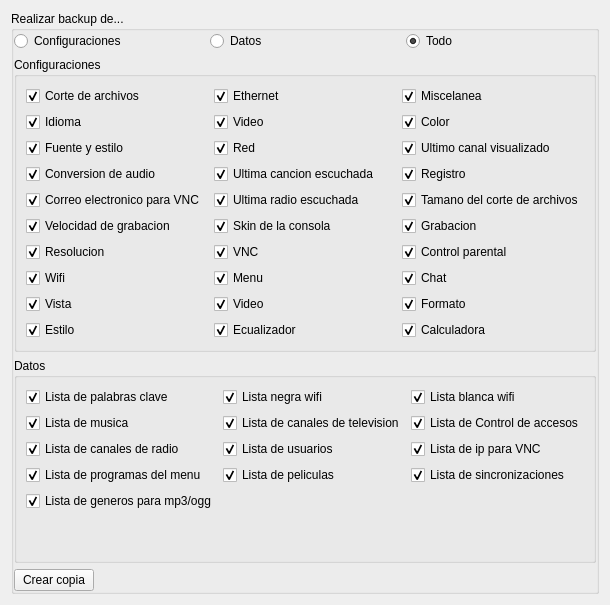
     <widget class="QWidget" name="tab">
      <attribute name="title">
       <string>Crear copia DB</string>
      </attribute>
      <layout class="QGridLayout" name="gridLayout_2">
       <item row="0" column="0">
        <widget class="QGroupBox" name="groupBox">
         <property name="title">
          <string>Realizar backup de...</string>
         </property>
         <layout class="QGridLayout" name="gridLayout_8">
          <property name="leftMargin">
           <number>0</number>
          </property>
          <property name="topMargin">
           <number>0</number>
          </property>
          <property name="rightMargin">
           <number>0</number>
          </property>
          <property name="bottomMargin">
           <number>0</number>
          </property>
          <item row="0" column="0">
           <widget class="QRadioButton" name="radioButton">
            <property name="toolTip">
             <string>Seleccion de configuraciones</string>
            </property>
            <property name="statusTip">
             <string>Seleccion de configuraciones</string>
            </property>
            <property name="whatsThis">
             <string>Seleccion de configuraciones</string>
            </property>
            <property name="text">
             <string>Configuraciones</string>
            </property>
           </widget>
          </item>
          <item row="0" column="1">
           <widget class="QRadioButton" name="radioButton_2">
            <property name="toolTip">
             <string>Seleccion de datos</string>
            </property>
            <property name="statusTip">
             <string>Seleccion de datos</string>
            </property>
            <property name="whatsThis">
             <string>Seleccion de datos</string>
            </property>
            <property name="text">
             <string>Datos</string>
            </property>
           </widget>
          </item>
          <item row="0" column="2">
           <widget class="QRadioButton" name="radioButton_3">
            <property name="toolTip">
             <string>Seleccion de todo</string>
            </property>
            <property name="statusTip">
             <string>Seleccion de todo</string>
            </property>
            <property name="whatsThis">
             <string>Seleccion de todo</string>
            </property>
            <property name="text">
             <string>Todo</string>
            </property>
            <property name="checked">
             <bool>true</bool>
            </property>
           </widget>
          </item>
          <item row="1" column="0" colspan="3">
           <widget class="QGroupBox" name="groupBox_2">
            <property name="toolTip">
             <string>Opcion de configuraciones personalizadas</string>
            </property>
            <property name="statusTip">
             <string>Opcion de configuraciones personalizadas</string>
            </property>
            <property name="whatsThis">
             <string>Opcion de configuraciones personalizadas</string>
            </property>
            <property name="title">
             <string>Configuraciones</string>
            </property>
            <layout class="QGridLayout" name="gridLayout_5">
             <item row="9" column="1">
              <widget class="QCheckBox" name="checkBox_45">
               <property name="text">
                <string>Menu</string>
               </property>
               <property name="checked">
                <bool>true</bool>
               </property>
              </widget>
             </item>
             <item row="10" column="0">
              <widget class="QCheckBox" name="checkBox_71">
               <property name="text">
                <string>Vista</string>
               </property>
               <property name="checked">
                <bool>true</bool>
               </property>
              </widget>
             </item>
             <item row="9" column="2">
              <widget class="QCheckBox" name="checkBox_19">
               <property name="text">
                <string>Chat</string>
               </property>
               <property name="checked">
                <bool>true</bool>
               </property>
              </widget>
             </item>
             <item row="1" column="1">
              <widget class="QCheckBox" name="checkBox_8">
               <property name="text">
                <string>Video</string>
               </property>
               <property name="checked">
                <bool>true</bool>
               </property>
              </widget>
             </item>
             <item row="10" column="2">
              <widget class="QCheckBox" name="checkBox_75">
               <property name="text">
                <string>Formato</string>
               </property>
               <property name="checked">
                <bool>true</bool>
               </property>
              </widget>
             </item>
             <item row="7" column="0">
              <widget class="QCheckBox" name="checkBox_40">
               <property name="text">
                <string>Velocidad de grabacion</string>
               </property>
               <property name="checked">
                <bool>true</bool>
               </property>
              </widget>
             </item>
             <item row="0" column="2">
              <widget class="QCheckBox" name="checkBox_21">
               <property name="text">
                <string>Miscelanea</string>
               </property>
               <property name="checked">
                <bool>true</bool>
               </property>
              </widget>
             </item>
             <item row="5" column="0">
              <widget class="QCheckBox" name="checkBox_38">
               <property name="text">
                <string>Correo electronico para VNC</string>
               </property>
               <property name="checked">
                <bool>true</bool>
               </property>
              </widget>
             </item>
             <item row="2" column="1">
              <widget class="QCheckBox" name="checkBox_3">
               <property name="text">
                <string>Red</string>
               </property>
               <property name="checked">
                <bool>true</bool>
               </property>
              </widget>
             </item>
             <item row="5" column="1">
              <widget class="QCheckBox" name="checkBox_25">
               <property name="text">
                <string>Ultima radio escuchada</string>
               </property>
               <property name="checked">
                <bool>true</bool>
               </property>
              </widget>
             </item>
             <item row="1" column="2">
              <widget class="QCheckBox" name="checkBox_20">
               <property name="text">
                <string>Color</string>
               </property>
               <property name="checked">
                <bool>true</bool>
               </property>
              </widget>
             </item>
             <item row="2" column="2">
              <widget class="QCheckBox" name="checkBox_28">
               <property name="text">
                <string>Ultimo canal visualizado</string>
               </property>
               <property name="checked">
                <bool>true</bool>
               </property>
              </widget>
             </item>
             <item row="8" column="1">
              <widget class="QCheckBox" name="checkBox_37">
               <property name="text">
                <string>VNC</string>
               </property>
               <property name="checked">
                <bool>true</bool>
               </property>
              </widget>
             </item>
             <item row="0" column="0">
              <widget class="QCheckBox" name="checkBox">
               <property name="text">
                <string>Corte de archivos</string>
               </property>
               <property name="checked">
                <bool>true</bool>
               </property>
              </widget>
             </item>
             <item row="8" column="2">
              <widget class="QCheckBox" name="checkBox_43">
               <property name="text">
                <string>Control parental</string>
               </property>
               <property name="checked">
                <bool>true</bool>
               </property>
              </widget>
             </item>
             <item row="4" column="0">
              <widget class="QCheckBox" name="checkBox_22">
               <property name="text">
                <string>Conversion de audio</string>
               </property>
               <property name="checked">
                <bool>true</bool>
               </property>
              </widget>
             </item>
             <item row="0" column="1">
              <widget class="QCheckBox" name="checkBox_2">
               <property name="text">
                <string>Ethernet</string>
               </property>
               <property name="checked">
                <bool>true</bool>
               </property>
              </widget>
             </item>
             <item row="5" column="2">
              <widget class="QCheckBox" name="checkBox_32">
               <property name="text">
                <string>Tamano del corte de archivos</string>
               </property>
               <property name="checked">
                <bool>true</bool>
               </property>
              </widget>
             </item>
             <item row="1" column="0">
              <widget class="QCheckBox" name="checkBox_4">
               <property name="text">
                <string>Idioma</string>
               </property>
               <property name="checked">
                <bool>true</bool>
               </property>
              </widget>
             </item>
             <item row="9" column="0">
              <widget class="QCheckBox" name="checkBox_44">
               <property name="text">
                <string>Wifi</string>
               </property>
               <property name="checked">
                <bool>true</bool>
               </property>
              </widget>
             </item>
             <item row="7" column="1">
              <widget class="QCheckBox" name="checkBox_33">
               <property name="text">
                <string>Skin de la consola</string>
               </property>
               <property name="checked">
                <bool>true</bool>
               </property>
              </widget>
             </item>
             <item row="7" column="2">
              <widget class="QCheckBox" name="checkBox_39">
               <property name="text">
                <string>Grabacion</string>
               </property>
               <property name="checked">
                <bool>true</bool>
               </property>
              </widget>
             </item>
             <item row="2" column="0">
              <widget class="QCheckBox" name="checkBox_17">
               <property name="text">
                <string>Fuente y estilo</string>
               </property>
               <property name="checked">
                <bool>true</bool>
               </property>
              </widget>
             </item>
             <item row="8" column="0">
              <widget class="QCheckBox" name="checkBox_41">
               <property name="text">
                <string>Resolucion</string>
               </property>
               <property name="checked">
                <bool>true</bool>
               </property>
              </widget>
             </item>
             <item row="10" column="1">
              <widget class="QCheckBox" name="checkBox_73">
               <property name="text">
                <string>Video</string>
               </property>
               <property name="checked">
                <bool>true</bool>
               </property>
              </widget>
             </item>
             <item row="4" column="1">
              <widget class="QCheckBox" name="checkBox_23">
               <property name="text">
                <string>Ultima cancion escuchada</string>
               </property>
               <property name="checked">
                <bool>true</bool>
               </property>
              </widget>
             </item>
             <item row="4" column="2">
              <widget class="QCheckBox" name="checkBox_35">
               <property name="text">
                <string>Registro</string>
               </property>
               <property name="checked">
                <bool>true</bool>
               </property>
              </widget>
             </item>
             <item row="11" column="0">
              <widget class="QCheckBox" name="checkBox_77">
               <property name="text">
                <string>Estilo</string>
               </property>
               <property name="checked">
                <bool>true</bool>
               </property>
              </widget>
             </item>
             <item row="11" column="1">
              <widget class="QCheckBox" name="checkBox_81">
               <property name="text">
                <string>Ecualizador</string>
               </property>
               <property name="checked">
                <bool>true</bool>
               </property>
              </widget>
             </item>
             <item row="11" column="2">
              <widget class="QCheckBox" name="checkBox_86">
               <property name="text">
                <string>Calculadora</string>
               </property>
               <property name="checked">
                <bool>true</bool>
               </property>
              </widget>
             </item>
            </layout>
           </widget>
          </item>
          <item row="2" column="0" colspan="3">
           <widget class="QGroupBox" name="groupBox_3">
            <property name="toolTip">
             <string>Opcion de datos personales</string>
            </property>
            <property name="statusTip">
             <string>Opcion de datos personales</string>
            </property>
            <property name="whatsThis">
             <string>Opcion de datos personales</string>
            </property>
            <property name="title">
             <string>Datos</string>
            </property>
            <layout class="QGridLayout" name="gridLayout_6">
             <item row="3" column="2">
              <widget class="QCheckBox" name="checkBox_79">
               <property name="enabled">
                <bool>true</bool>
               </property>
               <property name="text">
                <string>Lista de sincronizaciones</string>
               </property>
               <property name="checked">
                <bool>true</bool>
               </property>
              </widget>
             </item>
             <item row="2" column="0">
              <widget class="QCheckBox" name="checkBox_26">
               <property name="text">
                <string>Lista de canales de radio</string>
               </property>
               <property name="checked">
                <bool>true</bool>
               </property>
              </widget>
             </item>
             <item row="0" column="0">
              <widget class="QCheckBox" name="checkBox_7">
               <property name="text">
                <string>Lista de palabras clave</string>
               </property>
               <property name="checked">
                <bool>true</bool>
               </property>
              </widget>
             </item>
             <item row="1" column="0">
              <widget class="QCheckBox" name="checkBox_24">
               <property name="text">
                <string>Lista de musica</string>
               </property>
               <property name="checked">
                <bool>true</bool>
               </property>
              </widget>
             </item>
             <item row="0" column="1">
              <widget class="QCheckBox" name="checkBox_5">
               <property name="text">
                <string>Lista negra wifi</string>
               </property>
               <property name="checked">
                <bool>true</bool>
               </property>
              </widget>
             </item>
             <item row="0" column="2">
              <widget class="QCheckBox" name="checkBox_6">
               <property name="text">
                <string>Lista blanca wifi</string>
               </property>
               <property name="checked">
                <bool>true</bool>
               </property>
              </widget>
             </item>
             <item row="1" column="1">
              <widget class="QCheckBox" name="checkBox_27">
               <property name="text">
                <string>Lista de canales de television</string>
               </property>
               <property name="checked">
                <bool>true</bool>
               </property>
              </widget>
             </item>
             <item row="1" column="2">
              <widget class="QCheckBox" name="checkBox_30">
               <property name="text">
                <string>Lista de Control de accesos</string>
               </property>
               <property name="checked">
                <bool>true</bool>
               </property>
              </widget>
             </item>
             <item row="2" column="1">
              <widget class="QCheckBox" name="checkBox_29">
               <property name="text">
                <string>Lista de usuarios</string>
               </property>
               <property name="checked">
                <bool>true</bool>
               </property>
              </widget>
             </item>
             <item row="2" column="2">
              <widget class="QCheckBox" name="checkBox_36">
               <property name="text">
                <string>Lista de ip para VNC</string>
               </property>
               <property name="checked">
                <bool>true</bool>
               </property>
              </widget>
             </item>
             <item row="3" column="0">
              <widget class="QCheckBox" name="checkBox_42">
               <property name="text">
                <string>Lista de programas del menu</string>
               </property>
               <property name="checked">
                <bool>true</bool>
               </property>
              </widget>
             </item>
             <item row="3" column="1">
              <widget class="QCheckBox" name="checkBox_34">
               <property name="text">
                <string>Lista de peliculas</string>
               </property>
               <property name="checked">
                <bool>true</bool>
               </property>
              </widget>
             </item>
             <item row="5" column="1">
              <spacer name="verticalSpacer">
               <property name="orientation">
                <enum>Qt::Vertical</enum>
               </property>
               <property name="sizeHint" stdset="0">
                <size>
                 <width>20</width>
                 <height>40</height>
                </size>
               </property>
              </spacer>
             </item>
             <item row="4" column="0">
              <widget class="QCheckBox" name="checkBox_83">
               <property name="text">
                <string>Lista de generos para mp3/ogg</string>
               </property>
               <property name="checked">
                <bool>true</bool>
               </property>
              </widget>
             </item>
            </layout>
           </widget>
          </item>
          <item row="3" column="0" colspan="3">
           <layout class="QGridLayout" name="gridLayout_4">
            <item row="0" column="0">
             <widget class="QPushButton" name="pushButton_2">
              <property name="toolTip">
               <string>Creacion de copia con las opciones marcadas</string>
              </property>
              <property name="statusTip">
               <string>Creacion de copia con las opciones marcadas</string>
              </property>
              <property name="whatsThis">
               <string>Creacion de copia con las opciones marcadas</string>
              </property>
              <property name="text">
               <string>Crear copia</string>
              </property>
              <property name="icon">
               <iconset resource="recoverdrake.qrc">
                <normaloff>:/Imagenes/guardar.png</normaloff>:/Imagenes/guardar.png</iconset>
              </property>
              <property name="iconSize">
               <size>
                <width>25</width>
                <height>25</height>
               </size>
              </property>
             </widget>
            </item>
            <item row="0" column="1">
             <spacer name="horizontalSpacer">
              <property name="orientation">
               <enum>Qt::Horizontal</enum>
              </property>
              <property name="sizeHint" stdset="0">
               <size>
                <width>479</width>
                <height>20</height>
               </size>
              </property>
             </spacer>
            </item>
           </layout>
          </item>
         </layout>
        </widget>
       </item>
      </layout>
     </widget>
